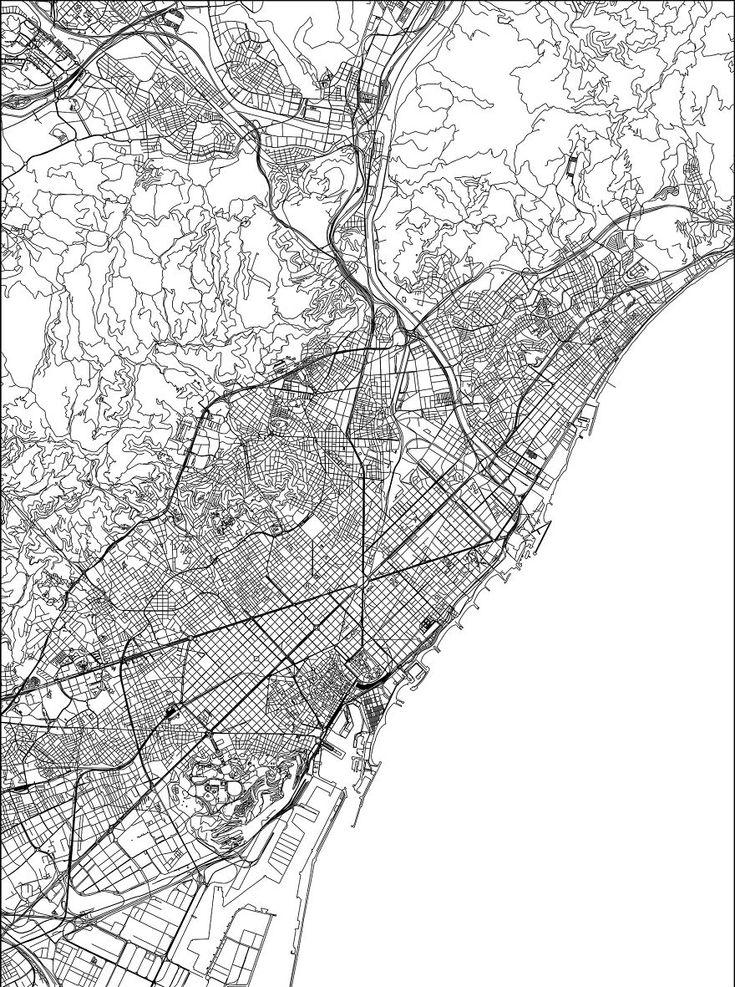
#> input picture mapa.jpg, 735 x 987 px
$ python make_map_lines.py
#> lines starting #> are read from the running program, lines starting #| are printed output that depends on the picture; after the words box and inside, x2 and y2 are one past the last pixel; in counts of white or black regions, pixels touching at a corner belong together
import cv2
import numpy as np

source = 'mapa.jpg'
dest = 'mapa-lines.png'

img = cv2.imread(source, cv2.IMREAD_GRAYSCALE)
#> img is the input picture: shape (987, 735); min 0, max 255, mean 212.2
if img is None:
    raise SystemExit(f'Could not open {source}')

# Smooth the image while preserving edges
img = cv2.GaussianBlur(img, (5, 5), 0)
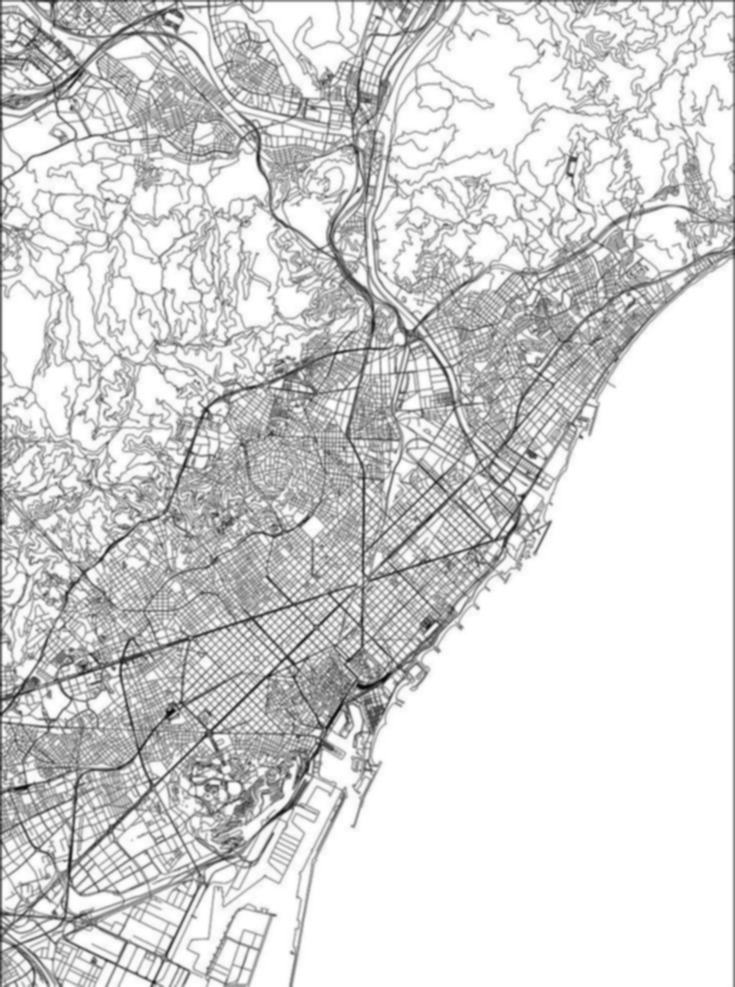
#> img: shape (987, 735); min 9, max 255, mean 212.3

# Increase contrast and apply adaptive thresholding
thresh = cv2.adaptiveThreshold(
    img,
    255,
    cv2.ADAPTIVE_THRESH_MEAN_C,
    cv2.THRESH_BINARY_INV,
    15,
    10,
)
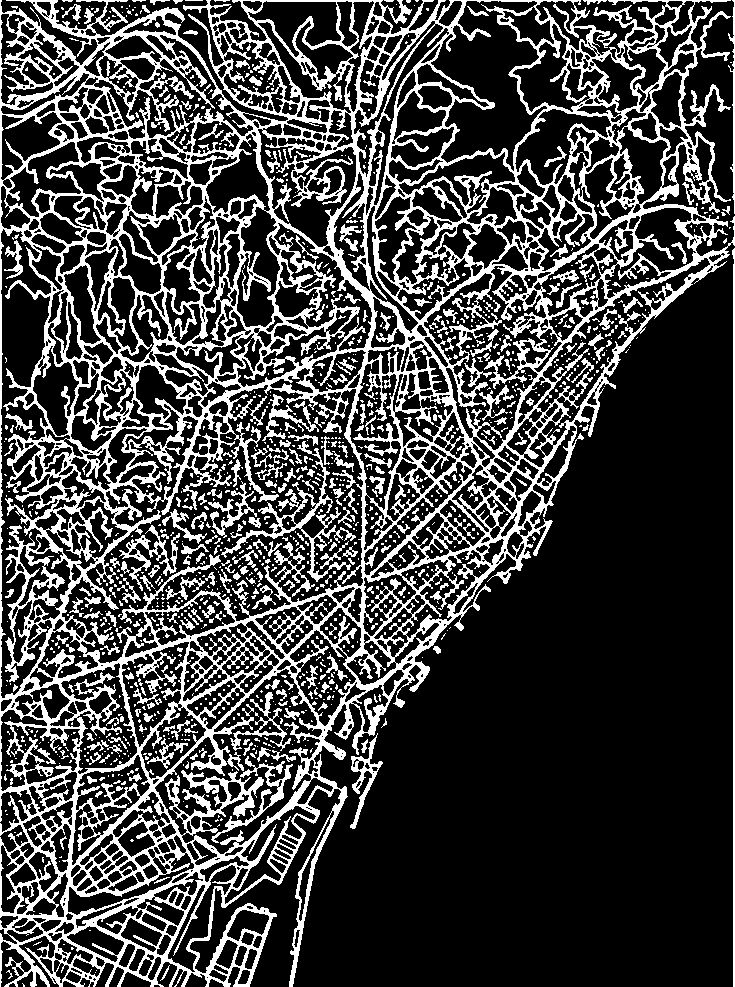
#> thresh: shape (987, 735); 25.8% white; 1164 white regions (895 under 20 px), largest, box (x1, y1, x2, y2) and area: (0, 0, 735, 987) 158849, (221, 441, 356, 582) 2162, (732, 248, 735, 987) 1477

# Remove small noise and strengthen lines
kernel = cv2.getStructuringElement(cv2.MORPH_RECT, (3, 3))
thresh = cv2.morphologyEx(thresh, cv2.MORPH_CLOSE, kernel, iterations=1)
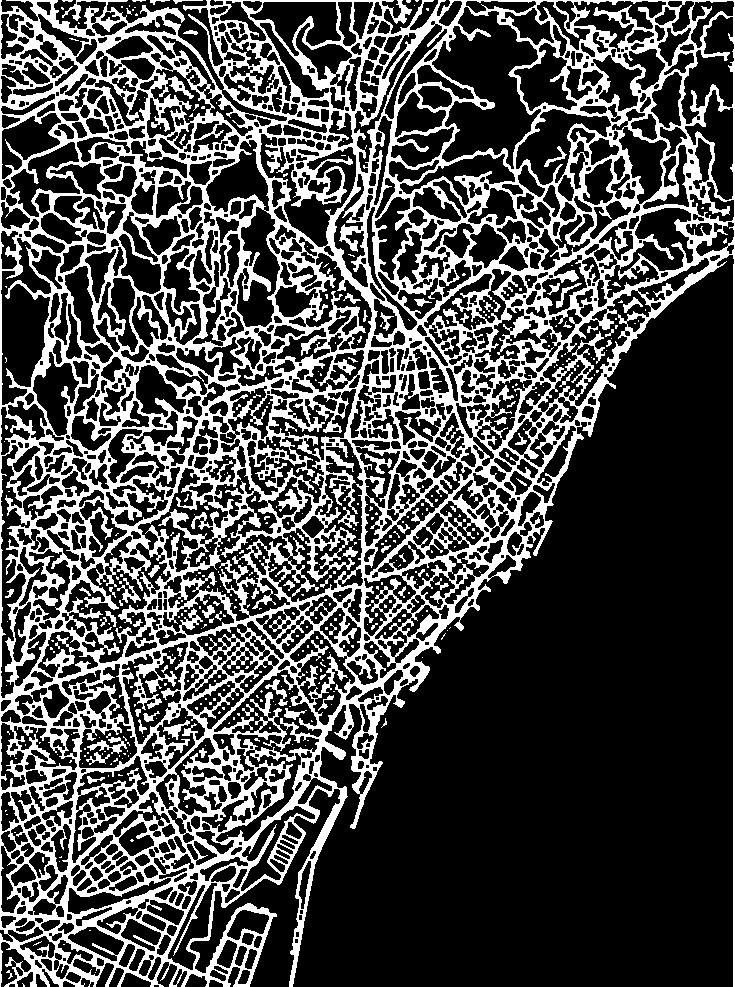
#> thresh: shape (987, 735); 28.6% white; 439 white regions (368 under 20 px), largest, box (x1, y1, x2, y2) and area: (0, 0, 735, 987) 201276, (87, 737, 127, 754) 262, (117, 578, 141, 603) 185
thresh = cv2.morphologyEx(thresh, cv2.MORPH_OPEN, kernel, iterations=1)
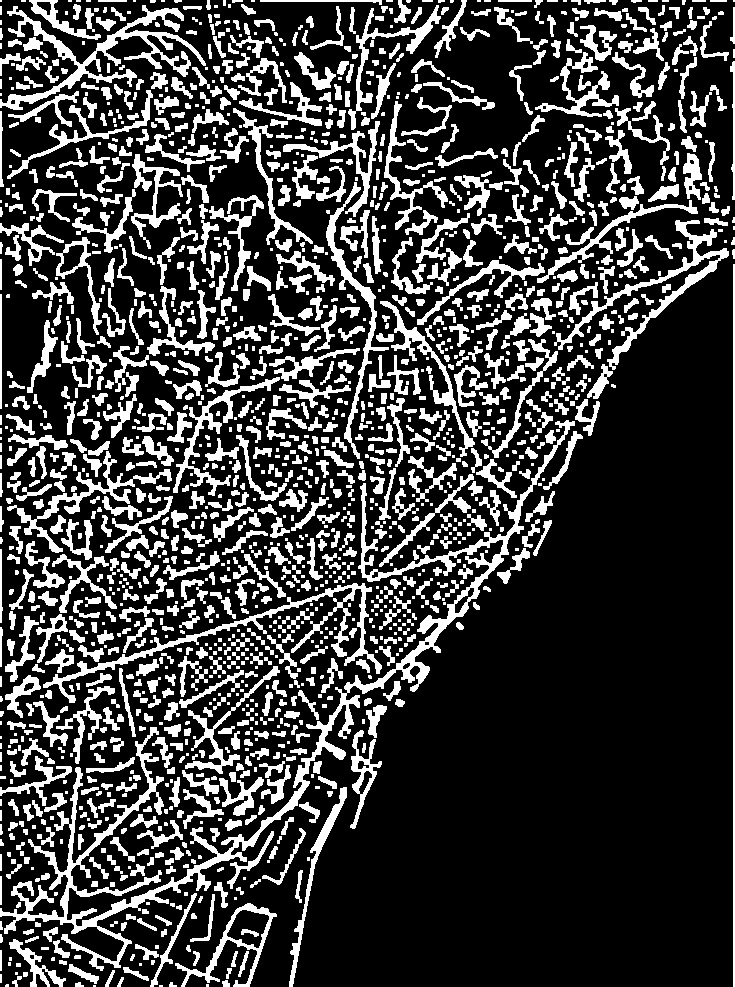
#> thresh: shape (987, 735); 23.9% white; 1708 white regions (576 under 20 px), largest, box (x1, y1, x2, y2) and area: (0, 420, 575, 971) 13429, (0, 5, 206, 110) 3946, (43, 583, 382, 703) 3272

# Thin lines slightly to keep detail but remove fuzz
thresh = cv2.erode(thresh, cv2.getStructuringElement(cv2.MORPH_RECT, (2, 2)), iterations=1)
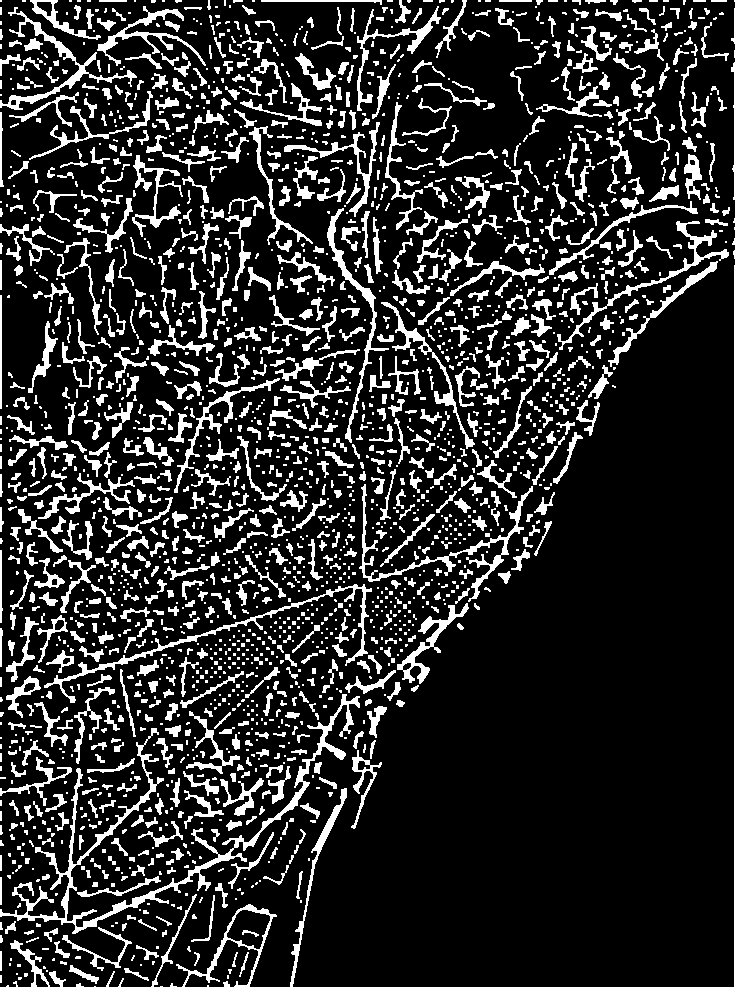
#> thresh: shape (987, 735); 16.7% white; 2203 white regions (1169 under 20 px), largest, box (x1, y1, x2, y2) and area: (0, 694, 360, 934) 5316, (359, 484, 533, 602) 1803, (44, 584, 372, 703) 1801

# Convert to RGB for browser display
result = cv2.cvtColor(thresh, cv2.COLOR_GRAY2BGR)
cv2.imwrite(dest, result)
print(f'Saved {dest} ({result.shape[1]}x{result.shape[0]})')
#| Saved mapa-lines.png (735x987)

$ run again, with IMG_0767.jpeg copied over mapa.jpg
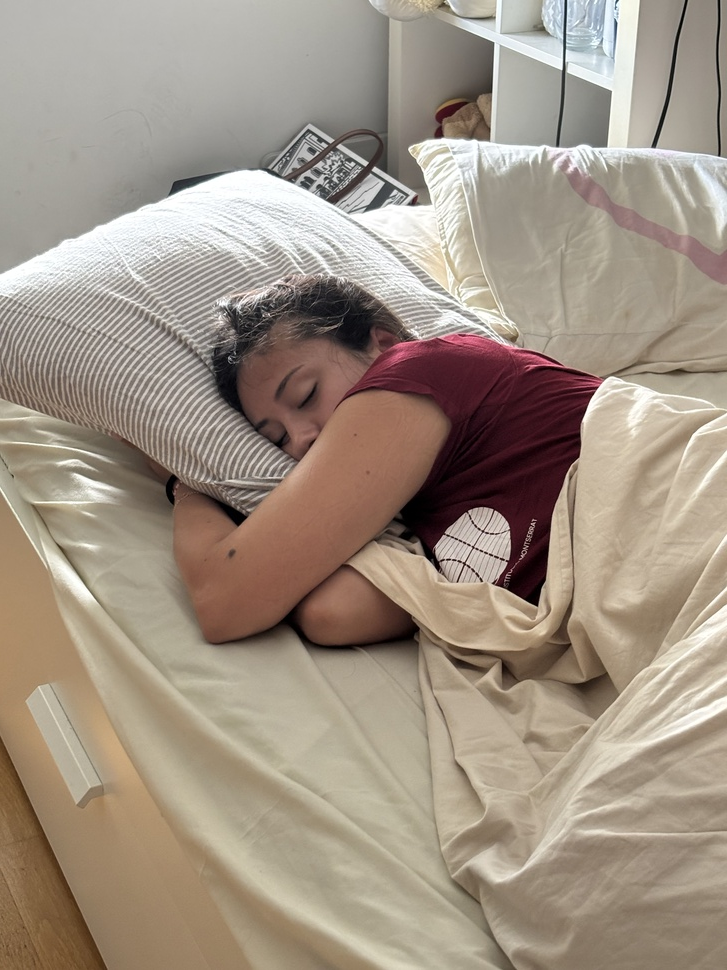
#> input picture IMG_0767.jpeg, 727 x 970 px, shrunk from 3024 x 4032 before the run
#> `thresh = cv2.adaptiveThreshold( img, 255, cv2.ADAPTIVE_THRESH_MEAN_C, ..`:
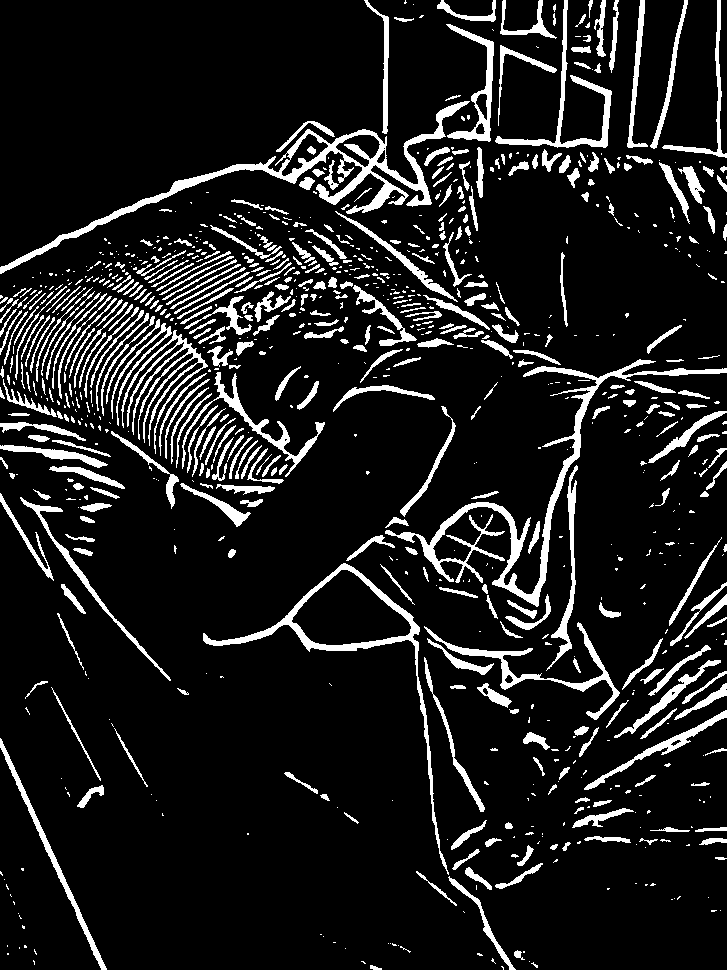
#> thresh: shape (970, 727); 11.4% white; 920 white regions (514 under 20 px), largest, box (x1, y1, x2, y2) and area: (0, 101, 470, 274) 6182, (385, 359, 727, 607) 5610, (203, 563, 449, 875) 3179
#> `thresh = cv2.erode(thresh, cv2.getStructuringElement(cv2.MORPH_RECT, (..`:
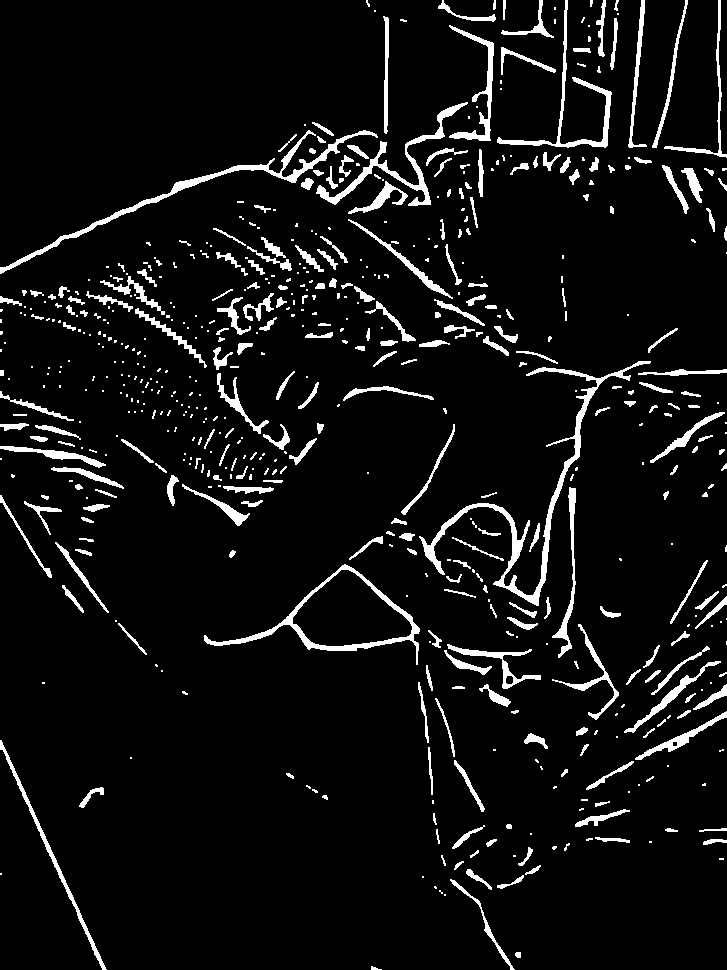
#> thresh: shape (970, 727); 6.7% white; 602 white regions (330 under 20 px), largest, box (x1, y1, x2, y2) and area: (419, 361, 651, 606) 3400, (0, 130, 378, 274) 2369, (204, 564, 420, 665) 1965
#| Saved mapa-lines.png (727x970)
